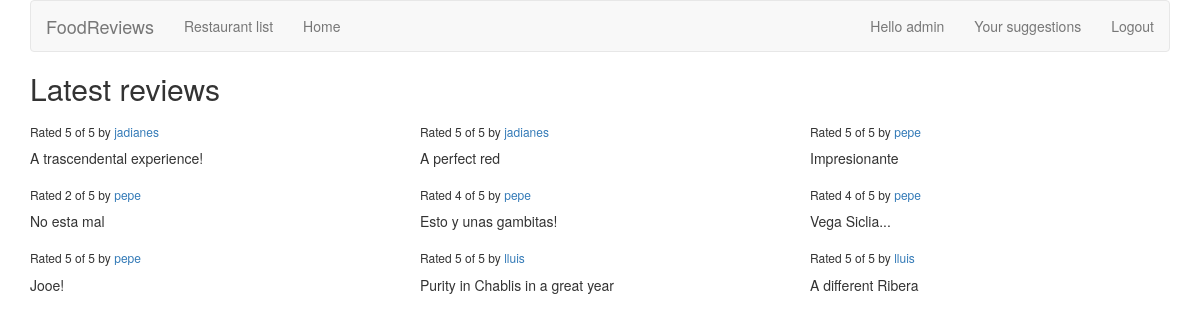
Screenshot of /reviews/ (signed in) with the database file from the repository.
### reviews/models.py (models this page shows)
class Review(models.Model):
    RATING_CHOICES = (
        (1, '1'),
        (2, '2'),
        (3, '3'),
        (4, '4'),
        (5, '5'),
    )
    restaurant = models.ForeignKey(Restaurant)
    pub_date = models.DateTimeField('date published')
    user_name = models.CharField(max_length=100)
    comment = models.CharField(max_length=200)
    rating = models.IntegerField(choices=RATING_CHOICES)

### reviews/views.py (the view)
def review_list(request):
    latest_review_list = Review.objects.order_by('-pub_date')[:9]
    context = {'latest_review_list':latest_review_list}
    return render(request, 'reviews/review_list.html', context)

### reviews/templates/reviews/review_list.html (shortened to what this page needs)
{% extends 'base.html' %}
{% block title %}
<h2>Latest reviews</h2>
{% endblock %}
{% block content %}
{% if latest_review_list %}
<div class="row">
    {% for review in latest_review_list %}
    <div class="col-xs-6 col-lg-4">
        <h6>Rated {{ review.rating }} of 5 by <a href="{% url 'reviews:user_review_list' review.user_name %}" >{{ review.user_name }}</a></h6>
        <p>{{ review.comment }}</p>
    </div>
    {% endfor %}
</div>
{% else %}
<p>No reviews are available.</p>
{% endif %}
{% endblock %}

### templates/base.html (shortened to what this page needs)
{% load bootstrap3 %}
{% bootstrap_css %}
{% block bootstrap3_content %}
<div class="container">
    <nav class="navbar navbar-default">
        <div class="navbar-header">
            <a class="navbar-brand" href="{% url 'reviews:review_list' %}">FoodReviews</a>
        </div>
        <div id="navbar" class="navbar-collapse collapse">
            <ul class="nav navbar-nav">
                <li><a href="{% url 'reviews:wine_list' %}">Restaurant list</a></li>
                <li><a href="{% url 'reviews:review_list' %}">Home</a></li>
            </ul>
            <ul class="nav navbar-nav navbar-right">
            {% if user.is_authenticated %}
                <li><a href="{% url 'reviews:user_review_list' user.username %}">Hello {{ user.username }}</a></li>
                <li><a href="{% url 'reviews:user_recommendation_list' %}">Your suggestions</a></li>
                <li><a href="{% url 'auth:logout' %}">Logout</a></li>
                {% else %}
                <li><a href="{% url 'auth:login' %}">Login</a></li>
                <li><a href="/accounts/register">Register</a></li>
                {% endif %}
            </ul>
        </div>
    </nav>
    <h1>{% block title %}(no title){% endblock %}</h1>
    {% block content %}(no content){% endblock %}
</div>
{% endblock %}

### rows the page displays
Review: rating "5", user_name "jadianes", comment "A trascendental experience!"
Review: rating "5", user_name "jadianes", comment "A perfect red"
Review: rating "5", user_name "pepe", comment "Impresionante"
Review: rating "2", user_name "pepe", comment "No esta mal"
Review: rating "4", user_name "pepe", comment "Esto y unas gambitas!"
Review: rating "4", user_name "pepe", comment "Vega Siclia..."
Review: rating "5", user_name "pepe", comment "Jooe!"
Review: rating "5", user_name "lluis", comment "Purity in Chablis in a great year"
Review: rating "5", user_name "lluis", comment "A different Ribera"

### other values shown
{{ user.username }} "admin"
